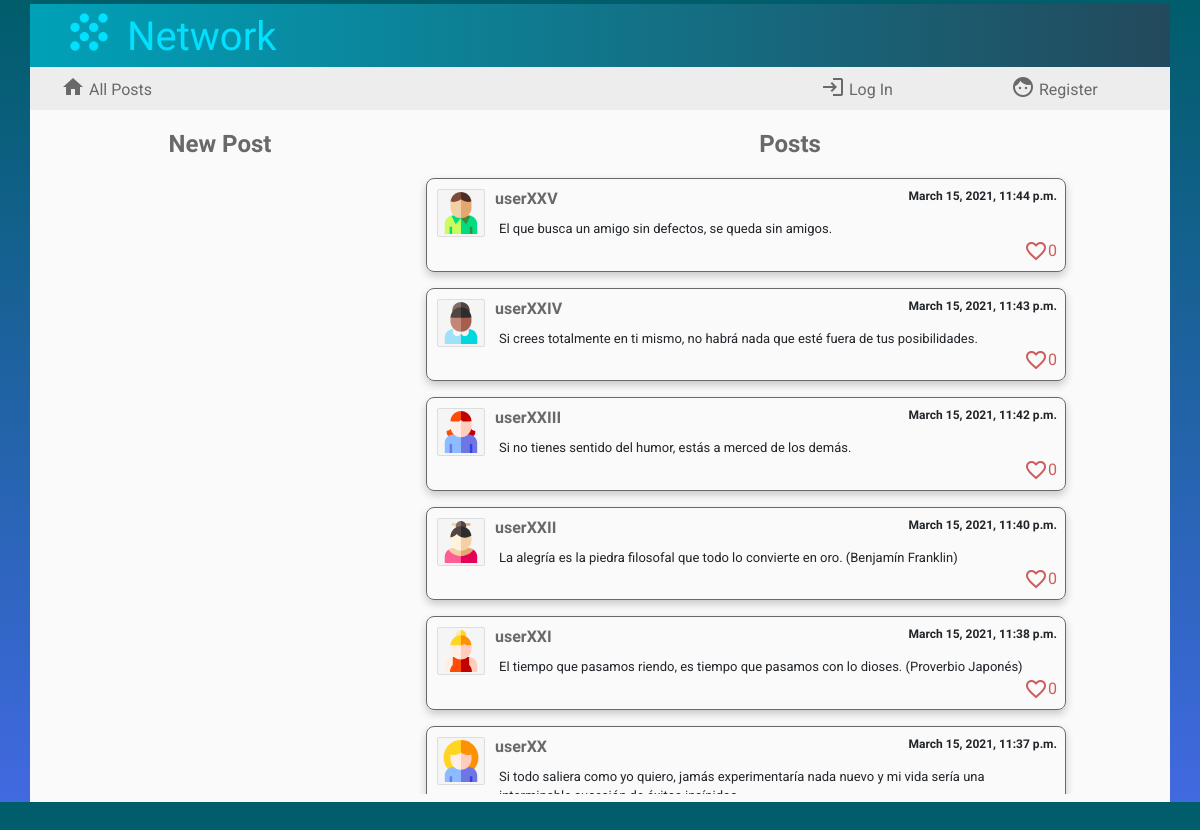
/?page=3, run on the app's committed database.
### network/models.py (models this page shows, shortened)
class Posts(models.Model): # publicación
    usuario = models.ForeignKey(User, on_delete=models.CASCADE, blank=False)
    avatar = models.CharField(max_length=12, blank=False)
    contents = models.TextField(max_length=640, blank=False)
    post_date = models.DateTimeField(blank=False, auto_now_add=True)
    cantidad_megusta = models.IntegerField(default=0)
    megusta = models.ManyToManyField(User, blank=True, related_name="likesto")

class User(AbstractUser):
    pass

### network/views.py (the view)
# urls.py: path("", views.index, name="index"),
def index(request):
    lista_posts = Posts.objects.all().order_by('-post_date')
    paginator = Paginator(lista_posts, 10)
    page_number = request.GET.get('page')
    page_obj = paginator.get_page(page_number)
    if request.user.is_authenticated:
        perfil = Profile.objects.get(usuario=request.user)
        return render(request, "network/index.html",{"perfil": perfil,'page_obj': page_obj})
    else:
        return render(request, "network/index.html",{'page_obj': page_obj})

### network/templates/network/index.html (shortened to what this page needs)
{% extends "network/layout.html" %}
{% load static %}
{% block body %}
<div class="container cuerpo">
    <div class="row">
        <div class="col-4">
           <div class="titleNewPost">New Post</div>
        </div>
        <div class="col-8">
            <div class="titleNewPost">Posts</div>
        </div>
    </div>
    <div class="row" id="principal">
        <div class="col-4">
            {% if user.is_authenticated %}
            <div id="formulario">
            <form id="compose-form">
                <textarea id="compose-post"></textarea>
                <input type="submit" class="btn btn-primary botonenviar" value="Send"/>
            </form>
            <div id="successfully">posted successfully
                <span class="material-icons">
                    sentiment_satisfied_alt
                    </span>
            </div>
            </div>
            {% else %}
            <div id="formulario">
            </div>
            {% endif %}
        </div>
        <div class="col-8" id="posts">
            {% for post in page_obj %}
            <div class="post">
                <div class="postdetails"> <a href="{% url 'profile' post.usuario %}"> <img src="/static/network/avatars/{{post.avatar}}" class="postavatar"> <text class="postname">{{post.usuario}}</text> </a> <text class="postdate">{{post.post_date}}</text></div>
                <div class="postcontents">{{post.contents}}</div>
                {% if user.is_authenticated %}
                <div class="postlikes">
                <i class="material-icons iconlikes identity" data-identity='{{post.id}}' style="cursor: pointer" id='icon{{post.id}}'>
                    {% if user in post.megusta.all %}
                        favorite
                    {% else %}
                        favorite_border
                    {% endif %}
                </i>
                <text class="numberlikes" id='text{{post.id}}'>&nbsp;{{post.cantidad_megusta}}</text></div>
                {% else %}
                <div class="postlikes"><i class="material-icons iconlikes">favorite_border</i><text class="numberlikes">{{post.cantidad_megusta}}</text></div>
                {% endif %}
            </div>
            {% endfor %}
        </div>
    </div>
</div>
{% endblock %}

### network/static/network/styles.css (style rules this page uses)
body { background: linear-gradient(to top, RoyalBlue, #005D6A); overflow-y: hidden; padding-top: 4px; }
a { font-family: 'Roboto', sans-serif; color: dimgrey; }
.cuerpo { background: #fafafa; padding-bottom: 8px; }
.titleNewPost { font-family: 'Jura', sans-serif; font-size: 24px; font-weight:700; color: dimgrey; text-align: center; vertical-align: text-bottom; padding-top: 16px; }
#formulario, #posts { padding-top: 16px; padding-left: 16px; }
#posts { overflow-y:scroll; }
.post { height: auto; min-width: 640px; max-width: 640px; border: 1px solid dimgrey; border-radius: 8px; padding: 8px; margin: 0 auto 16px; font-family: 'Roboto', sans-serif; font-size:small; box-shadow: 0px 4px 8px rgba(0, 0, 0, 0.2); display:inline-block; }
.postavatar { border: 1px solid #ddd; padding: 2px; margin: 2px; border-radius: 4%; max-width: 48px; height: auto; background-color: whitesmoke; float:left; }
.postname { font-family: 'Jura', sans-serif; font-size: 16px; font-weight: bolder; padding-left: 8px; }
.postdate { float:right; }
.postdetails { font-family: 'Jura', sans-serif; font-size: 12px; font-weight:700; }
.postcontents { display: -ms-inline-flexbox; margin-left: 64px; margin-top: 8px; }
.postlikes { display:inline-flex; float:right; vertical-align:text-bottom; }
.iconlikes { color: indianred; }
.numberlikes { color: indianred; font-family: 'Roboto', sans-serif; font-size:medium; }

### data on the page
Posts: avatar (picture), usuario "userXXV", post_date "March 15, 2021, 11:44 p.m.", contents "El que busca un amigo sin defectos, se queda sin amigos.", cantidad_megusta "0"
Posts: avatar (picture), usuario "userXXIV", post_date "March 15, 2021, 11:43 p.m.", contents "Si crees totalmente en ti mismo, no habrá nada que esté fuera de tus posibilidades.", cantidad_megusta "0"
Posts: avatar (picture), usuario "userXXIII", post_date "March 15, 2021, 11:42 p.m.", contents "Si no tienes sentido del humor, estás a merced de los demás.", cantidad_megusta "0"
Posts: avatar (picture), usuario "userXXII", post_date "March 15, 2021, 11:40 p.m.", contents "La alegría es la piedra filosofal que todo lo convierte en oro. (Benjamín Franklin)", cantidad_megusta "0"
Posts: avatar (picture), usuario "userXXI", post_date "March 15, 2021, 11:38 p.m.", contents "El tiempo que pasamos riendo, es tiempo que pasamos con lo dioses. (Proverbio Japonés)", cantidad_megusta "0"
Posts: avatar (picture), usuario "userXX", post_date "March 15, 2021, 11:37 p.m.", contents "Si todo saliera como yo quiero, jamás experimentaría nada nuevo y mi vida sería una…"
